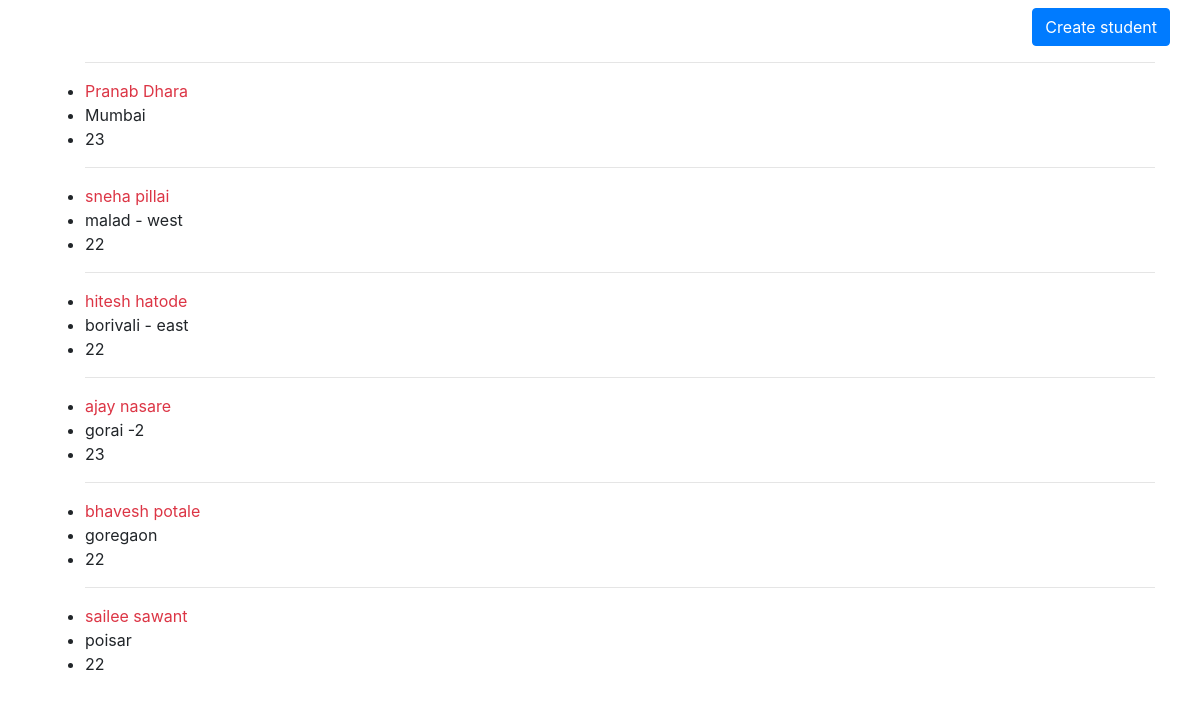
The page / on the database its author committed.
### app/models.py (models this page shows, shortened)
class Student(models.Model):
    name = models.CharField(max_length=50)
    city = models.CharField( max_length=50)
    age = models.IntegerField()

### app/views.py (the view)
# urls.py: path('', StudentListView.as_view(), name='stu-list' ),
class StudentListView(ListView):
    model = Student

### app/templates/app/student_list.html (shortened to what this page needs)
{% extends 'app/base.html' %}
{% block content %}
<div class="row justify-content-end ">
    <a class="btn btn-primary mt-2" href="{% url 'stu-create' %}">Create student</a>
</div>
<ul>
    {% for object in object_list %}
    <hr>
        <li>
            <a href="{% url 'stu-detail' object.id %}" class="text-danger">
            {{ object.name }}</a>
        </li>
        <li>
            {{ object.city }}
        </li>
        <li>
           {{ object.age }}
        </li>
    {% endfor %}
</ul>
{% endblock content %}

### app/templates/app/base.html (shortened to what this page needs)
{% load crispy_forms_tags %}
<!doctype html>
<html lang="en">
  <head>
    <link rel="stylesheet" href="https://stackpath.bootstrapcdn.com/bootstrap/4.3.1/css/bootstrap.min.css">
  </head>
  <body>
    <div class="container">
      {% block content %}{% endblock content %}
    </div>
  </body>
</html>

### rows shown on the page
Student: name "Pranab Dhara", city "Mumbai", age "23"
Student: name "sneha pillai", city "malad - west", age "22"
Student: name "hitesh hatode", city "borivali - east", age "22"
Student: name "ajay nasare", city "gorai -2", age "23"
Student: name "bhavesh potale", city "goregaon", age "22"
Student: name "sailee sawant", city "poisar", age "22"
